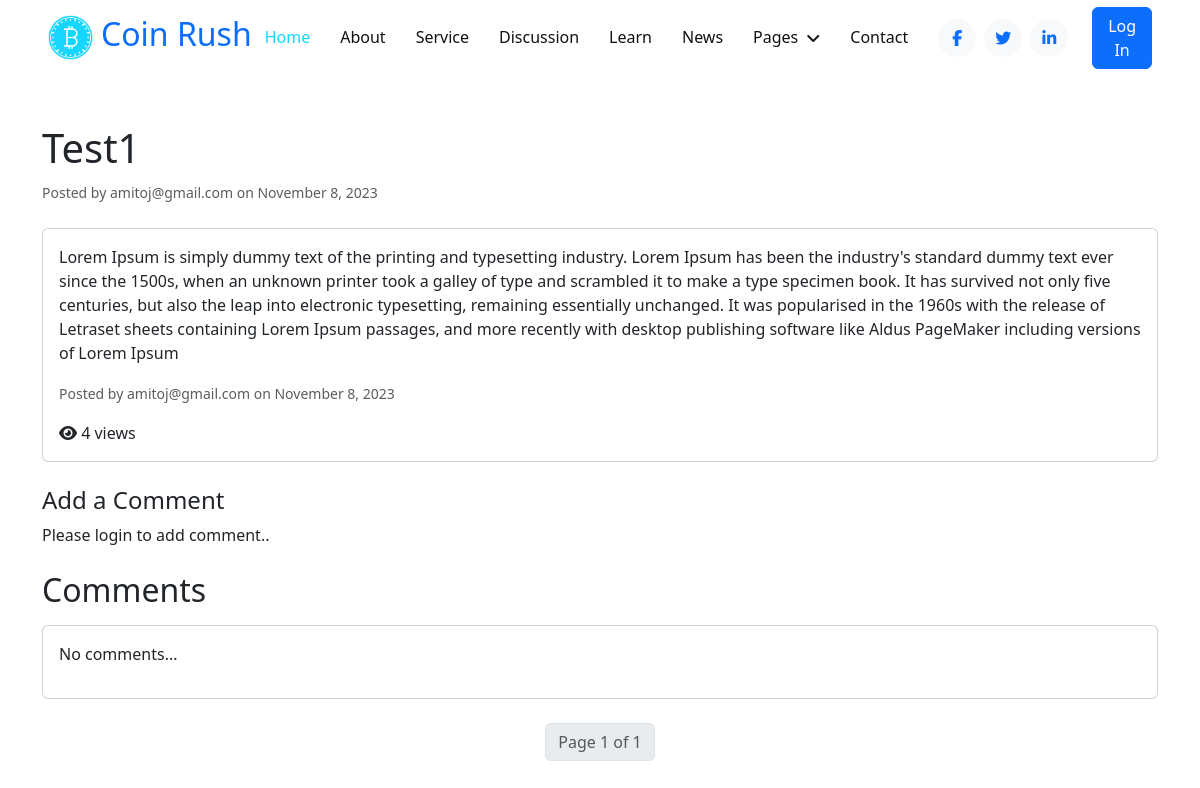
The app's page /discussion/1, older data.
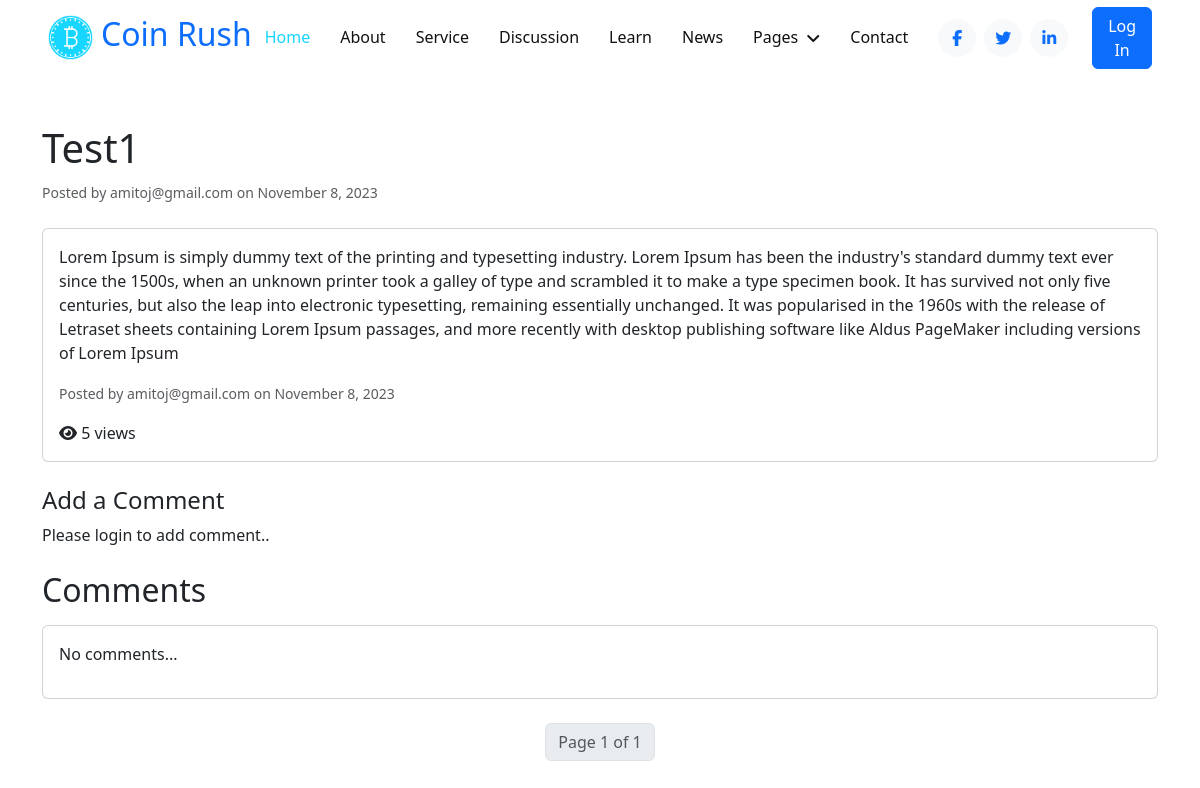
The same page, newer data.
### coinRush/models.py (models this page shows, shortened)
class Post(models.Model):
    title = models.CharField(max_length=200)
    content = models.TextField()
    created_by = models.ForeignKey(User, on_delete=models.CASCADE)
    created_at = models.DateTimeField(auto_now_add=True)
    views = models.PositiveIntegerField(default=0)

class User(AbstractBaseUser, PermissionsMixin):
    email = models.EmailField(default="", unique=True, blank=True, max_length=255)
    name = models.CharField(max_length=255, blank=True, default="")
    profile_pic = models.ImageField(upload_to="profile_pics/", null=True, blank=True)
    photo_id = models.ImageField(null=True, blank=True)
    is_staff = models.BooleanField(default=False)
    is_active = models.BooleanField(default=True)
    is_superuser = models.BooleanField(default=False)
    created_date = models.DateTimeField(default=timezone.now())
    last_login = models.DateTimeField(blank=True, null=True)
    objects = AuthUserManager()
    USERNAME_FIELD = "email"
    EMAIL_FIELD = "email"
    REQUERIES_FIELD = []
    class Meta:
        verbose_name = "User"
        verbose_name_plural = "Users"

### coinRush/views.py (the view)
def discussion_single(request, post_id):
    post = get_object_or_404(Post, pk=post_id)
    comments = post.comment_set.all().order_by("-created_at")
    paginator = Paginator(comments, 1)
    page = request.GET.get("page")
    comments_page = paginator.get_page(page)
    if(request.method=="GET" and page==None and request.GET.get('fl')!=None):
        post.views+=1
        post.save()
    if request.method == "POST":
        form = CommentForm(request.POST)
        if form.is_valid():
            comment = form.save(commit=False)
            comment.post = post
            comment.created_by = request.user
            comment.save()
            return redirect("discussion_single", post_id=post_id)
    else:
        form = CommentForm()
    return render(
        request,
        "posts/discussion_single.html",
        {"post": post, "comments": comments_page, "form": form},
    )

### coinRush/templates/posts/discussion_single.html (shortened to what this page needs)
{% extends "Base/base.html" %}
{% load static %}
{% block extraHead %}
    <link rel="stylesheet" href="{% static 'css/news.css' %}">
{% endblock extraHead %}
{% block content %}
<div class="container">
    <h1 class="mt-5">{{ post.title }}</h1>
    <p class="card-text"><small class="text-muted">Posted by {{ post.created_by }} on {{ post.created_at|date:"F j, Y" }}</small></p>
    <div class="card mt-4">
        <div class="card-body">
            <p class="card-text">{{ post.content }}</p>
            <p class="card-text"><small class="text-muted">Posted by {{ post.created_by }} on {{ post.created_at|date:"F j, Y" }}</small></p>
            <p class="card-text"><i class="fa fa-eye"></i> {{ post.views }} views</p>
        </div>
    </div>
    <h4 class="mt-4">Add a Comment</h4>
    {% if user.is_authenticated %}
    <form method="post" class="mt-3">
        {% csrf_token %}
        <div class="form-group">
            {{ form.content }}
        </div>
        <button type="submit" class="btn btn-primary mt-2">Submit Comment</button>
    </form>
    {% else %}
        <p>Please login to add comment..</p>
    {% endif %}
    <h2 class="mt-4">Comments</h2>
    <div class="card mt-3">
        <div class="card-body">
            {% if comments|length == 0 %}
                <p>No comments...</p>
            {% else %}
            {% for comment in comments %}
                <p>{{ comment.content }}</p>
                <p><small class="text-muted">Comment by {{ comment.created_by }} on {{ comment.created_at|date:"F j, Y" }}</small></p>
            {% endfor %}
            {% endif %}
        </div>
    </div>
   <div class="pagination justify-content-center mt-4">
        <ul class="pagination">
            <li class="page-item disabled">
                <span class="page-link btn btn-light">Page {{ comments.number }} of {{ comments.paginator.num_pages }}</span>
            </li>
        </ul>
    </div>
</div>
{% endblock content %}

Row changes from the older to the newer data that the page shows:
changed Post "Test1": views "4" → "5"
